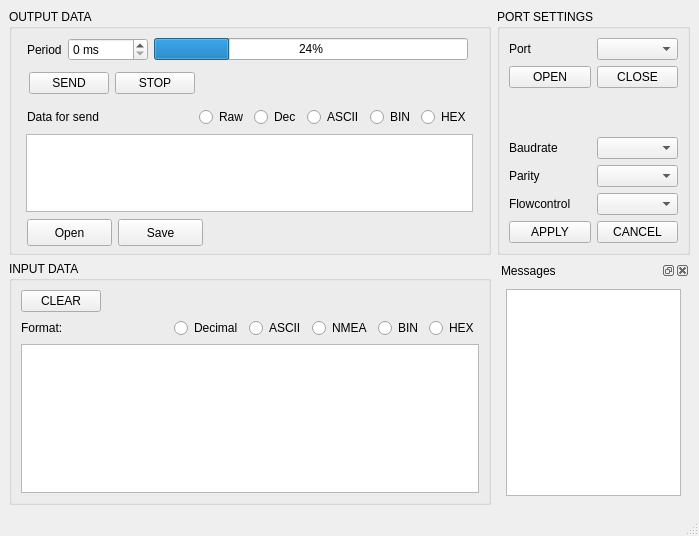
<?xml version="1.0" encoding="UTF-8"?>
<ui version="4.0">
 <class>MainWindow</class>
 <widget class="QMainWindow" name="MainWindow">
  <property name="geometry">
   <rect>
    <x>0</x>
    <y>0</y>
    <width>699</width>
    <height>536</height>
   </rect>
  </property>
  <property name="windowTitle">
   <string>LogicCommPort</string>
  </property>
  <property name="autoFillBackground">
   <bool>false</bool>
  </property>
  <property name="locale">
   <locale language="English" country="UnitedStates"/>
  </property>
  <property name="unifiedTitleAndToolBarOnMac">
   <bool>false</bool>
  </property>
  <widget class="QWidget" name="centralwidget">
   <layout class="QGridLayout" name="gridLayout">
    <item row="0" column="0">
     <widget class="QGroupBox" name="groupBox_2">
      <property name="enabled">
       <bool>true</bool>
      </property>
      <property name="sizePolicy">
       <sizepolicy hsizetype="Preferred" vsizetype="Preferred">
        <horstretch>5</horstretch>
        <verstretch>1</verstretch>
       </sizepolicy>
      </property>
      <property name="minimumSize">
       <size>
        <width>0</width>
        <height>246</height>
       </size>
      </property>
      <property name="maximumSize">
       <size>
        <width>16777215</width>
        <height>16777215</height>
       </size>
      </property>
      <property name="title">
       <string>OUTPUT DATA</string>
      </property>
      <widget class="QTextEdit" name="textEd_out">
       <property name="geometry">
        <rect>
         <x>17</x>
         <y>125</y>
         <width>447</width>
         <height>78</height>
        </rect>
       </property>
      </widget>
      <widget class="QWidget" name="layoutWidget">
       <property name="geometry">
        <rect>
         <x>18</x>
         <y>96</y>
         <width>444</width>
         <height>24</height>
        </rect>
       </property>
       <layout class="QHBoxLayout" name="horizontalLayout">
        <item>
         <widget class="QLabel" name="label">
          <property name="text">
           <string>Data for send</string>
          </property>
         </widget>
        </item>
        <item>
         <spacer name="horizontalSpacer">
          <property name="orientation">
           <enum>Qt::Horizontal</enum>
          </property>
          <property name="sizeHint" stdset="0">
           <size>
            <width>18</width>
            <height>14</height>
           </size>
          </property>
         </spacer>
        </item>
        <item>
         <widget class="QRadioButton" name="rbt_Rawout">
          <property name="text">
           <string>Raw</string>
          </property>
         </widget>
        </item>
        <item>
         <widget class="QRadioButton" name="rbt_Decout">
          <property name="text">
           <string>Dec</string>
          </property>
         </widget>
        </item>
        <item>
         <widget class="QRadioButton" name="rbt_ASCIIout">
          <property name="text">
           <string>ASCII</string>
          </property>
         </widget>
        </item>
        <item>
         <widget class="QRadioButton" name="rbt_BINout">
          <property name="text">
           <string>BIN</string>
          </property>
         </widget>
        </item>
        <item>
         <widget class="QRadioButton" name="rbt_HEXout">
          <property name="text">
           <string>HEX</string>
          </property>
         </widget>
        </item>
       </layout>
      </widget>
      <widget class="QWidget" name="layoutWidget">
       <property name="geometry">
        <rect>
         <x>18</x>
         <y>26</y>
         <width>441</width>
         <height>29</height>
        </rect>
       </property>
       <layout class="QHBoxLayout" name="horizontalLayout_11">
        <item>
         <widget class="QLabel" name="label_7">
          <property name="text">
           <string>Period</string>
          </property>
         </widget>
        </item>
        <item>
         <widget class="QSpinBox" name="spinBox_Period">
          <property name="suffix">
           <string> ms</string>
          </property>
          <property name="maximum">
           <number>10000</number>
          </property>
          <property name="singleStep">
           <number>10</number>
          </property>
         </widget>
        </item>
        <item>
         <widget class="QProgressBar" name="progressBar">
          <property name="value">
           <number>24</number>
          </property>
         </widget>
        </item>
       </layout>
      </widget>
      <widget class="QWidget" name="layoutWidget">
       <property name="geometry">
        <rect>
         <x>20</x>
         <y>60</y>
         <width>441</width>
         <height>29</height>
        </rect>
       </property>
       <layout class="QHBoxLayout" name="horizontalLayout_2">
        <item>
         <widget class="QPushButton" name="bt_send">
          <property name="statusTip">
           <string>Send data</string>
          </property>
          <property name="text">
           <string>SEND</string>
          </property>
         </widget>
        </item>
        <item>
         <widget class="QPushButton" name="bt_stopsend">
          <property name="statusTip">
           <string>Stop send</string>
          </property>
          <property name="text">
           <string>STOP</string>
          </property>
         </widget>
        </item>
        <item>
         <spacer name="horizontalSpacer_2">
          <property name="orientation">
           <enum>Qt::Horizontal</enum>
          </property>
          <property name="sizeHint" stdset="0">
           <size>
            <width>218</width>
            <height>24</height>
           </size>
          </property>
         </spacer>
        </item>
       </layout>
      </widget>
      <widget class="QPushButton" name="bt_open">
       <property name="geometry">
        <rect>
         <x>18</x>
         <y>210</y>
         <width>85</width>
         <height>27</height>
        </rect>
       </property>
       <property name="text">
        <string>Open</string>
       </property>
      </widget>
      <widget class="QPushButton" name="bt_save">
       <property name="geometry">
        <rect>
         <x>109</x>
         <y>210</y>
         <width>85</width>
         <height>27</height>
        </rect>
       </property>
       <property name="text">
        <string>Save</string>
       </property>
      </widget>
      <zorder>layoutWidget</zorder>
      <zorder>layoutWidget</zorder>
      <zorder>layoutWidget</zorder>
      <zorder>bt_open</zorder>
      <zorder>bt_save</zorder>
      <zorder>textEd_out</zorder>
     </widget>
    </item>
    <item row="1" column="1">
     <widget class="QDockWidget" name="dockWidgetmessage">
      <property name="sizePolicy">
       <sizepolicy hsizetype="Preferred" vsizetype="Preferred">
        <horstretch>2</horstretch>
        <verstretch>0</verstretch>
       </sizepolicy>
      </property>
      <property name="maximumSize">
       <size>
        <width>524287</width>
        <height>524287</height>
       </size>
      </property>
      <property name="autoFillBackground">
       <bool>false</bool>
      </property>
      <property name="windowTitle">
       <string>Messages</string>
      </property>
      <widget class="QWidget" name="dockWidgetContents">
       <layout class="QGridLayout" name="gridLayout_2">
        <item row="0" column="0">
         <widget class="QTextBrowser" name="textBr_mess"/>
        </item>
       </layout>
      </widget>
     </widget>
    </item>
    <item row="0" column="1">
     <widget class="QGroupBox" name="groupBox">
      <property name="sizePolicy">
       <sizepolicy hsizetype="Preferred" vsizetype="Preferred">
        <horstretch>2</horstretch>
        <verstretch>0</verstretch>
       </sizepolicy>
      </property>
      <property name="maximumSize">
       <size>
        <width>16777215</width>
        <height>16777215</height>
       </size>
      </property>
      <property name="title">
       <string>PORT SETTINGS</string>
      </property>
      <layout class="QVBoxLayout" name="verticalLayout_3">
       <item>
        <layout class="QHBoxLayout" name="horizontalLayout_5">
         <item>
          <widget class="QLabel" name="label_2">
           <property name="text">
            <string>Port</string>
           </property>
          </widget>
         </item>
         <item>
          <widget class="QComboBox" name="comboBox_port"/>
         </item>
        </layout>
       </item>
       <item>
        <layout class="QHBoxLayout" name="horizontalLayout_7">
         <item>
          <widget class="QPushButton" name="bt_openport">
           <property name="statusTip">
            <string>Open port</string>
           </property>
           <property name="text">
            <string>OPEN</string>
           </property>
          </widget>
         </item>
         <item>
          <widget class="QPushButton" name="bt_closeport">
           <property name="statusTip">
            <string>Close port</string>
           </property>
           <property name="text">
            <string>CLOSE</string>
           </property>
          </widget>
         </item>
        </layout>
       </item>
       <item>
        <spacer name="verticalSpacer">
         <property name="orientation">
          <enum>Qt::Vertical</enum>
         </property>
         <property name="sizeHint" stdset="0">
          <size>
           <width>20</width>
           <height>21</height>
          </size>
         </property>
        </spacer>
       </item>
       <item>
        <layout class="QHBoxLayout" name="horizontalLayout_6">
         <item>
          <widget class="QLabel" name="label_3">
           <property name="text">
            <string>Baudrate</string>
           </property>
          </widget>
         </item>
         <item>
          <widget class="QComboBox" name="comboBox_baudrate"/>
         </item>
        </layout>
       </item>
       <item>
        <layout class="QHBoxLayout" name="horizontalLayout_8">
         <item>
          <widget class="QLabel" name="label_5">
           <property name="text">
            <string>Parity</string>
           </property>
          </widget>
         </item>
         <item>
          <widget class="QComboBox" name="comboBox_parity"/>
         </item>
        </layout>
       </item>
       <item>
        <layout class="QHBoxLayout" name="horizontalLayout_9">
         <item>
          <widget class="QLabel" name="label_6">
           <property name="text">
            <string>Flowcontrol</string>
           </property>
          </widget>
         </item>
         <item>
          <widget class="QComboBox" name="comboBox_flcntrl"/>
         </item>
        </layout>
       </item>
       <item>
        <layout class="QHBoxLayout" name="horizontalLayout_10">
         <item>
          <widget class="QPushButton" name="bt_apply">
           <property name="statusTip">
            <string>Apply port settings</string>
           </property>
           <property name="text">
            <string>APPLY</string>
           </property>
          </widget>
         </item>
         <item>
          <widget class="QPushButton" name="bt_cancel">
           <property name="statusTip">
            <string>Cancel new settings </string>
           </property>
           <property name="text">
            <string>CANCEL</string>
           </property>
          </widget>
         </item>
        </layout>
       </item>
      </layout>
     </widget>
    </item>
    <item row="1" column="0">
     <widget class="QGroupBox" name="groupBox_3">
      <property name="sizePolicy">
       <sizepolicy hsizetype="Preferred" vsizetype="Preferred">
        <horstretch>5</horstretch>
        <verstretch>2</verstretch>
       </sizepolicy>
      </property>
      <property name="title">
       <string>INPUT DATA</string>
      </property>
      <layout class="QVBoxLayout" name="verticalLayout_2">
       <item>
        <layout class="QHBoxLayout" name="horizontalLayout_3">
         <item>
          <widget class="QPushButton" name="bt_clear">
           <property name="statusTip">
            <string>Clear input data</string>
           </property>
           <property name="text">
            <string>CLEAR</string>
           </property>
          </widget>
         </item>
         <item>
          <spacer name="horizontalSpacer_4">
           <property name="orientation">
            <enum>Qt::Horizontal</enum>
           </property>
           <property name="sizeHint" stdset="0">
            <size>
             <width>308</width>
             <height>20</height>
            </size>
           </property>
          </spacer>
         </item>
        </layout>
       </item>
       <item>
        <layout class="QHBoxLayout" name="horizontalLayout_4">
         <item>
          <widget class="QLabel" name="label_4">
           <property name="text">
            <string>Format:</string>
           </property>
          </widget>
         </item>
         <item>
          <spacer name="horizontalSpacer_1">
           <property name="orientation">
            <enum>Qt::Horizontal</enum>
           </property>
           <property name="sizeHint" stdset="0">
            <size>
             <width>58</width>
             <height>17</height>
            </size>
           </property>
          </spacer>
         </item>
         <item>
          <widget class="QRadioButton" name="rbt_Decin">
           <property name="text">
            <string>Decimal</string>
           </property>
          </widget>
         </item>
         <item>
          <widget class="QRadioButton" name="rbt_ASCIIin">
           <property name="text">
            <string>ASCII</string>
           </property>
          </widget>
         </item>
         <item>
          <widget class="QRadioButton" name="rbt_NMEAin">
           <property name="text">
            <string>NMEA</string>
           </property>
          </widget>
         </item>
         <item>
          <widget class="QRadioButton" name="rbt_BINin">
           <property name="text">
            <string>BIN</string>
           </property>
          </widget>
         </item>
         <item>
          <widget class="QRadioButton" name="rbt_HEXin">
           <property name="text">
            <string>HEX</string>
           </property>
          </widget>
         </item>
        </layout>
       </item>
       <item>
        <widget class="QTextBrowser" name="textBr_inp">
         <property name="sizePolicy">
          <sizepolicy hsizetype="Expanding" vsizetype="Expanding">
           <horstretch>0</horstretch>
           <verstretch>0</verstretch>
          </sizepolicy>
         </property>
        </widget>
       </item>
      </layout>
     </widget>
    </item>
   </layout>
  </widget>
  <widget class="QMenuBar" name="menubar">
   <property name="geometry">
    <rect>
     <x>0</x>
     <y>0</y>
     <width>699</width>
     <height>25</height>
    </rect>
   </property>
  </widget>
  <widget class="QStatusBar" name="statusbar">
   <property name="sizeGripEnabled">
    <bool>true</bool>
   </property>
  </widget>
 </widget>
 <tabstops>
  <tabstop>comboBox_port</tabstop>
  <tabstop>bt_openport</tabstop>
  <tabstop>bt_closeport</tabstop>
  <tabstop>comboBox_baudrate</tabstop>
  <tabstop>comboBox_parity</tabstop>
  <tabstop>comboBox_flcntrl</tabstop>
  <tabstop>bt_apply</tabstop>
  <tabstop>bt_cancel</tabstop>
  <tabstop>textEd_out</tabstop>
  <tabstop>bt_clear</tabstop>
  <tabstop>textBr_inp</tabstop>
  <tabstop>textBr_mess</tabstop>
 </tabstops>
 <resources/>
 <connections/>
</ui>
